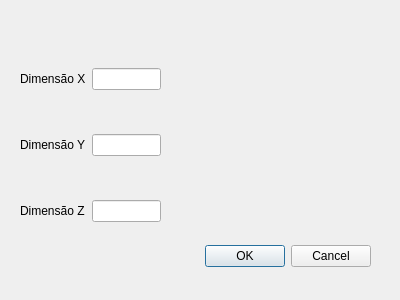
<?xml version="1.0" encoding="UTF-8"?>
<ui version="4.0">
 <class>Dialog</class>
 <widget class="QDialog" name="Dialog">
  <property name="geometry">
   <rect>
    <x>0</x>
    <y>0</y>
    <width>400</width>
    <height>300</height>
   </rect>
  </property>
  <property name="windowTitle">
   <string>Dialog</string>
  </property>
  <widget class="QDialogButtonBox" name="buttonBox">
   <property name="geometry">
    <rect>
     <x>30</x>
     <y>240</y>
     <width>341</width>
     <height>32</height>
    </rect>
   </property>
   <property name="orientation">
    <enum>Qt::Horizontal</enum>
   </property>
   <property name="standardButtons">
    <set>QDialogButtonBox::Cancel|QDialogButtonBox::Ok</set>
   </property>
  </widget>
  <widget class="QWidget" name="">
   <property name="geometry">
    <rect>
     <x>20</x>
     <y>30</y>
     <width>141</width>
     <height>231</height>
    </rect>
   </property>
   <layout class="QGridLayout" name="gridLayout">
    <item row="0" column="0">
     <widget class="QLabel" name="label">
      <property name="text">
       <string>Dimensão X</string>
      </property>
     </widget>
    </item>
    <item row="0" column="1">
     <widget class="QLineEdit" name="lineEditDimX"/>
    </item>
    <item row="1" column="0">
     <widget class="QLabel" name="label_2">
      <property name="text">
       <string>Dimensão Y</string>
      </property>
     </widget>
    </item>
    <item row="1" column="1">
     <widget class="QLineEdit" name="lineEditDimY"/>
    </item>
    <item row="2" column="0">
     <widget class="QLabel" name="label_3">
      <property name="text">
       <string>Dimensão Z</string>
      </property>
     </widget>
    </item>
    <item row="2" column="1">
     <widget class="QLineEdit" name="lineEditDimZ"/>
    </item>
   </layout>
  </widget>
 </widget>
 <resources/>
 <connections>
  <connection>
   <sender>buttonBox</sender>
   <signal>accepted()</signal>
   <receiver>Dialog</receiver>
   <slot>accept()</slot>
   <hints>
    <hint type="sourcelabel">
     <x>248</x>
     <y>254</y>
    </hint>
    <hint type="destinationlabel">
     <x>157</x>
     <y>274</y>
    </hint>
   </hints>
  </connection>
  <connection>
   <sender>buttonBox</sender>
   <signal>rejected()</signal>
   <receiver>Dialog</receiver>
   <slot>reject()</slot>
   <hints>
    <hint type="sourcelabel">
     <x>316</x>
     <y>260</y>
    </hint>
    <hint type="destinationlabel">
     <x>286</x>
     <y>274</y>
    </hint>
   </hints>
  </connection>
 </connections>
</ui>
